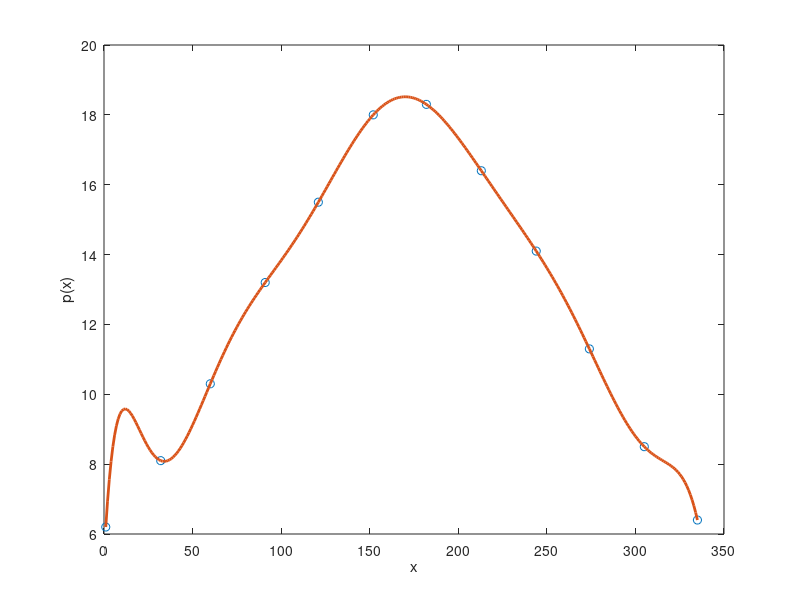

MATLAB code to generate this figure:
load dagdata.mat;

% skapa vandermonde matrisen
A = [ones(size(dag)) dag dag.^2 dag.^3 dag.^4 dag.^5 dag.^6 dag.^7 dag.^8 dag.^9 dag.^10 dag.^11];
%dag2 = dag(1:5);
%A = [ones(size(dag2)) dag2 dag2.^2 dag2.^3 dag2.^4];
%timmar2 = timmar(1:5);
c = A\timmar;

p = @(x) c(1) + c(2)*x + c(3)*x.^2 + c(4)*x.^3 + c(5)*x.^4 + c(6)*x.^5 + c(7)*x.^6 + c(8)*x.^7 + c(9)*x.^8 + c(10)*x.^9 + c(11)*x.^10 + c(12)*x.^11;

xv = [1:1:335];
pv = p(xv);
plot(dag,timmar,'o',xv,pv, 'LineWidth', 2)
xlabel('x');
ylabel('p(x)');
